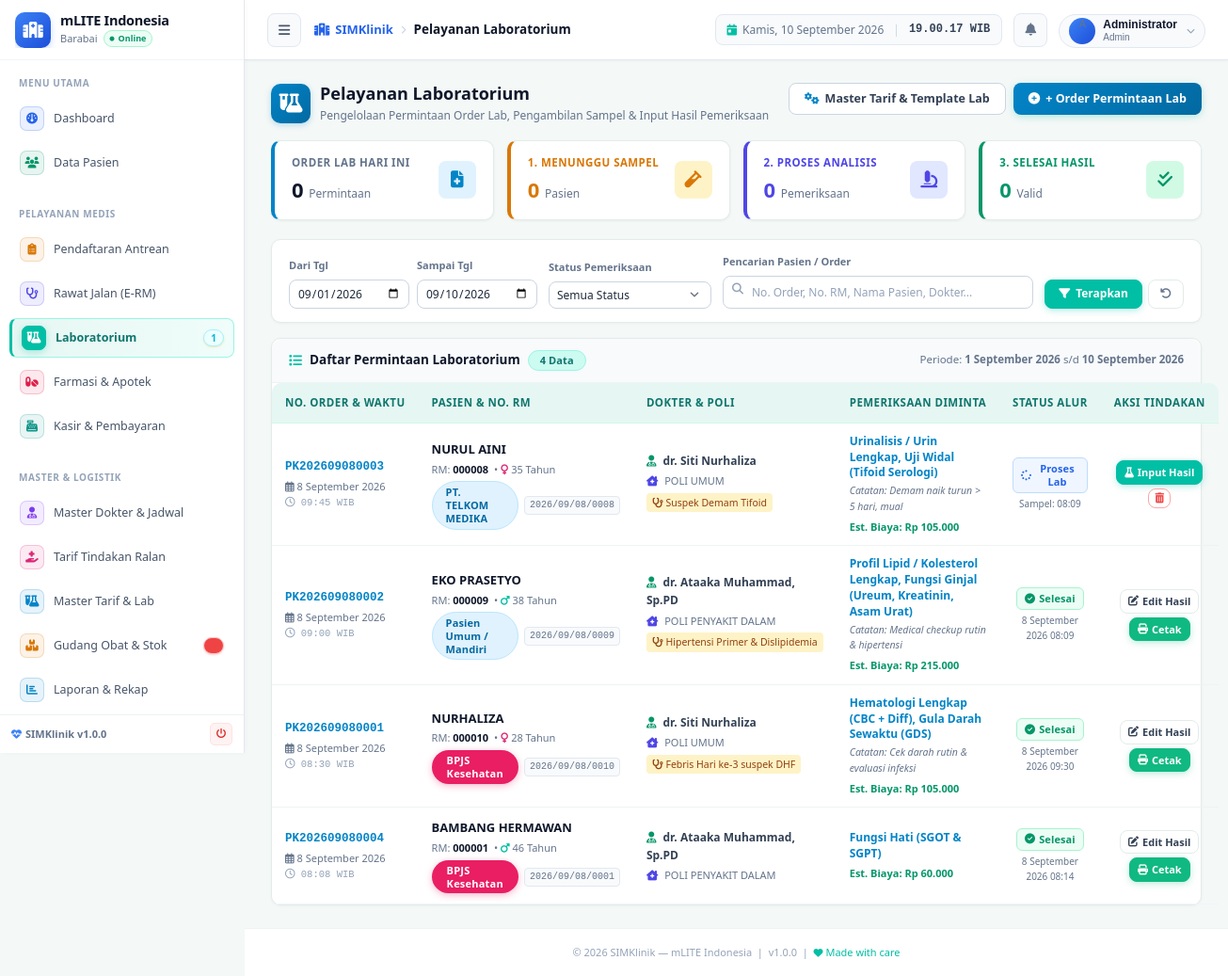
The app's page /modules/laboratorium/index.php (signed in) with its own data.
### tables this page shows
CREATE TABLE IF NOT EXISTS `permintaan_lab` (
  `noorder` varchar(15) NOT NULL,
  `no_rawat` varchar(17) NOT NULL,
  `tgl_permintaan` date NOT NULL,
  `jam_permintaan` time NOT NULL,
  `tgl_sampel` date NOT NULL,
  `jam_sampel` time NOT NULL,
  `tgl_hasil` date NOT NULL,
  `jam_hasil` time NOT NULL,
  `dokter_perujuk` varchar(20) NOT NULL,
  `status` enum('ralan','ranap') NOT NULL,
  `informasi_tambahan` varchar(60) NOT NULL,
  `diagnosa_klinis` varchar(80) NOT NULL,
  PRIMARY KEY (`noorder`),
  KEY `dokter_perujuk` (`dokter_perujuk`),
  KEY `no_rawat` (`no_rawat`)
);

CREATE TABLE IF NOT EXISTS `pasien` (
  `no_rkm_medis` varchar(15) NOT NULL,
  `nm_pasien` varchar(40) DEFAULT NULL,
  `no_ktp` varchar(20) DEFAULT NULL,
  `jk` enum('L','P') DEFAULT NULL,
  `tmp_lahir` varchar(15) DEFAULT NULL,
  `tgl_lahir` date DEFAULT NULL,
  `nm_ibu` varchar(40) NOT NULL,
  `alamat` varchar(200) DEFAULT NULL,
  `gol_darah` enum('A','B','O','AB','-') DEFAULT NULL,
  `pekerjaan` varchar(60) DEFAULT NULL,
  `stts_nikah` enum('BELUM MENIKAH','MENIKAH','JANDA','DUDHA','JOMBLO') DEFAULT NULL,
  `agama` varchar(12) DEFAULT NULL,
  `tgl_daftar` date DEFAULT NULL,
  `no_tlp` varchar(40) DEFAULT NULL,
  `umur` varchar(30) NOT NULL,
  `pnd` enum('TS','TK','SD','SMP','SMA','SLTA/SEDERAJAT','D1','D2','D3','D4','S1','S2','S3','-') NOT NULL,
  `keluarga` enum('AYAH','IBU','ISTRI','SUAMI','SAUDARA','ANAK') DEFAULT NULL,
  `namakeluarga` varchar(50) NOT NULL,
  `kd_pj` char(3) NOT NULL,
  `no_peserta` varchar(25) DEFAULT NULL,
  `kd_kel` varchar(100) NOT NULL,
  `kd_kec` int NOT NULL,
  `kd_kab` int NOT NULL,
  `pekerjaanpj` varchar(35) NOT NULL,
  `alamatpj` varchar(100) NOT NULL,
  `kelurahanpj` varchar(60) NOT NULL,
  `kecamatanpj` varchar(60) NOT NULL,
  `kabupatenpj` varchar(60) NOT NULL,
  `perusahaan_pasien` varchar(8) NOT NULL,
  `suku_bangsa` int NOT NULL,
  `bahasa_pasien` int NOT NULL,
  `cacat_fisik` int NOT NULL,
  `email` varchar(50) NOT NULL,
  `nip` varchar(30) NOT NULL,
  `kd_prop` int NOT NULL,
  `propinsipj` varchar(30) NOT NULL,
  PRIMARY KEY (`no_rkm_medis`),
  KEY `kd_pj` (`kd_pj`),
  KEY `kd_kec` (`kd_kec`),
  KEY `kd_kab` (`kd_kab`),
  KEY `nm_pasien` (`nm_pasien`),
  KEY `alamat` (`alamat`),
  KEY `kd_kel_2` (`kd_kel`),
  KEY `no_ktp` (`no_ktp`),
  KEY `no_peserta` (`no_peserta`),
  KEY `perusahaan_pasien` (`perusahaan_pasien`) USING BTREE,
  KEY `suku_bangsa` (`suku_bangsa`) USING BTREE,
  KEY `bahasa_pasien` (`bahasa_pasien`) USING BTREE,
  KEY `cacat_fisik` (`cacat_fisik`) USING BTREE,
  KEY `kd_prop` (`kd_prop`) USING BTREE
);

CREATE TABLE IF NOT EXISTS `penjab` (
  `kd_pj` char(3) NOT NULL,
  `png_jawab` varchar(30) NOT NULL,
  `nama_perusahaan` varchar(60) NOT NULL,
  `alamat_asuransi` varchar(130) NOT NULL,
  `no_telp` varchar(40) NOT NULL,
  `attn` varchar(60) NOT NULL,
  `status` enum('0','1') NOT NULL,
  PRIMARY KEY (`kd_pj`)
);

CREATE TABLE IF NOT EXISTS `dokter` (
  `kd_dokter` varchar(20) NOT NULL,
  `nm_dokter` varchar(50) DEFAULT NULL,
  `jk` enum('L','P') DEFAULT NULL,
  `tmp_lahir` varchar(20) DEFAULT NULL,
  `tgl_lahir` date DEFAULT NULL,
  `gol_drh` enum('A','B','O','AB','-') DEFAULT NULL,
  `agama` varchar(12) DEFAULT NULL,
  `almt_tgl` varchar(60) DEFAULT NULL,
  `no_telp` varchar(13) DEFAULT NULL,
  `stts_nikah` enum('BELUM MENIKAH','MENIKAH','JANDA','DUDHA','JOMBLO') DEFAULT NULL,
  `kd_sps` char(5) DEFAULT NULL,
  `alumni` varchar(60) DEFAULT NULL,
  `no_ijn_praktek` varchar(120) DEFAULT NULL,
  `status` enum('0','1') NOT NULL,
  PRIMARY KEY (`kd_dokter`),
  KEY `kd_sps` (`kd_sps`),
  KEY `nm_dokter` (`nm_dokter`),
  KEY `jk` (`jk`),
  KEY `tmp_lahir` (`tmp_lahir`),
  KEY `tgl_lahir` (`tgl_lahir`),
  KEY `gol_drh` (`gol_drh`),
  KEY `agama` (`agama`),
  KEY `almt_tgl` (`almt_tgl`),
  KEY `no_telp` (`no_telp`),
  KEY `stts_nikah` (`stts_nikah`),
  KEY `alumni` (`alumni`),
  KEY `no_ijn_praktek` (`no_ijn_praktek`),
  KEY `kd_dokter` (`kd_dokter`),
  KEY `status` (`status`)
);

### modules/laboratorium/index.php (the view, shortened to what the rows shown need)
<?php
require_once dirname(__DIR__, 2) . '/config.php';
require_once dirname(__DIR__, 2) . '/includes/functions.php';
$today       = date('Y-m-d');
$tgl_awal    = sanitize($_GET['tgl_awal'] ?? date('Y-m-01'));
$tgl_akhir   = sanitize($_GET['tgl_akhir'] ?? $today);
$tgl_awal_esc  = $conn->real_escape_string($tgl_awal);
$tgl_akhir_esc = $conn->real_escape_string($tgl_akhir);
$where = "pl.tgl_permintaan BETWEEN '$tgl_awal_esc' AND '$tgl_akhir_esc'";
$sql = "
    SELECT pl.*,
           p.nm_pasien, p.no_rkm_medis, p.jk, p.tgl_lahir, p.alamat,
           d.nm_dokter, pol.nm_poli, pj.png_jawab as nm_penjab,
           (SELECT GROUP_CONCAT(jpl.nm_perawatan SEPARATOR ', ')
            FROM permintaan_pemeriksaan_lab ppl
            JOIN jns_perawatan_lab jpl ON ppl.kd_jenis_prw = jpl.kd_jenis_prw
            WHERE ppl.noorder = pl.noorder) as list_paket,
           (SELECT COUNT(*) FROM permintaan_pemeriksaan_lab ppl WHERE ppl.noorder = pl.noorder) as total_paket,
           (SELECT SUM(jpl.total_byr)
            FROM permintaan_pemeriksaan_lab ppl
            JOIN jns_perawatan_lab jpl ON ppl.kd_jenis_prw = jpl.kd_jenis_prw
            WHERE ppl.noorder = pl.noorder) as total_biaya
    FROM permintaan_lab pl
    JOIN reg_periksa r ON pl.no_rawat = r.no_rawat
    JOIN pasien p ON r.no_rkm_medis = p.no_rkm_medis
    LEFT JOIN dokter d ON pl.dokter_perujuk = d.kd_dokter
    LEFT JOIN poliklinik pol ON r.kd_poli = pol.kd_poli
    LEFT JOIN penjab pj ON p.kd_pj = pj.kd_pj
    WHERE $where
    ORDER BY pl.tgl_permintaan DESC, pl.jam_permintaan DESC
";
$result = $conn->query($sql);
$permintaan_list = [];
if ($result) {
    while ($row = $result->fetch_assoc()) {
        $permintaan_list[] = $row;
    }
}
include dirname(__DIR__, 2) . '/includes/header.php';
?>
<div class="page-header" style="margin-bottom:16px;">
  <div class="page-header-left">
    <div style="display:flex;align-items:center;gap:10px;">
      <div>
        <h1 class="page-title" style="margin:0;font-size:18px;font-weight:800;color:#0f172a;">Pelayanan Laboratorium</h1>
      </div>
    </div>
  </div>
</div>
<div class="card" style="border-radius:10px;background:#ffffff;box-shadow:0 1px 3px rgba(0,0,0,0.04);">
  <div class="table-responsive">
    <table class="table table-hover" style="margin:0;font-size:12px;">
      <thead style="background:#f1f5f9;color:#475569;font-weight:700;">
        <tr>
          <th style="width:130px;">No. Order & Waktu</th>
          <th>Pasien & No. RM</th>
          <th>Dokter & Poli</th>
          <th>Pemeriksaan Diminta</th>
          <th style="width:140px;text-align:center;">Status Alur</th>
          <th style="width:180px;text-align:center;">Aksi Tindakan</th>
        </tr>
      </thead>
      <tbody>
        <?php if (empty($permintaan_list)): ?>
          <tr>
            <td colspan="6" style="text-align:center;padding:36px;color:#94a3b8;">
              <i class="fas fa-flask" style="font-size:36px;color:#cbd5e1;display:block;margin-bottom:10px;"></i>
              <strong>Tidak ada data permintaan laboratorium.</strong>
              <div style="font-size:11px;margin-top:4px;">Gunakan tombol <em>+ Order Permintaan Lab</em> untuk membuat pemeriksaan baru.</div>
            </td>
          </tr>
        <?php else: ?>
          <?php foreach ($permintaan_list as $row): ?>
            <?php
              $is_sampel_taken = ($row['tgl_sampel'] !== '0000-00-00' && !empty($row['tgl_sampel']));
              $is_hasil_done   = ($row['tgl_hasil'] !== '0000-00-00' && !empty($row['tgl_hasil']));
            ?>
            <tr style="border-bottom:1px solid #f1f5f9;">
              <td>
                <div style="font-family:monospace;font-weight:700;color:#0284c7;font-size:12.5px;">
                  <?= htmlspecialchars($row['noorder']) ?>
                </div>
                <div style="font-size:11px;color:#64748b;margin-top:2px;">
                  <i class="far fa-calendar-alt"></i> <?= tgl_indo($row['tgl_permintaan']) ?>
                </div>
                <div style="font-size:10.5px;color:#94a3b8;font-family:monospace;">
                  <i class="far fa-clock"></i> <?= substr($row['jam_permintaan'], 0, 5) ?> WIB
                </div>
              </td>
              <td>
                <div style="font-weight:700;color:#0f172a;font-size:13px;">
                  <?= htmlspecialchars($row['nm_pasien']) ?>
                </div>
                <div style="font-size:11px;color:#64748b;margin-top:2px;display:flex;align-items:center;gap:6px;">
                  <span>RM: <strong style="color:#0f172a;"><?= htmlspecialchars($row['no_rkm_medis']) ?></strong></span>
                  <span>&bull; <?= icon_jk($row['jk']) ?> <?= hitung_umur($row['tgl_lahir']) ?></span>
                </div>
                <div style="margin-top:4px;display:flex;align-items:center;gap:6px;">
                  <?= badge_penjab($row['nm_penjab'] ?? 'Umum') ?>
                  <span style="font-size:10px;font-family:monospace;color:#64748b;background:#f8fafc;padding:1px 5px;border-radius:4px;border:1px solid #e2e8f0;">
                    <?= htmlspecialchars($row['no_rawat']) ?>
                  </span>
                </div>
              </td>
              <td>
                <div style="font-weight:600;color:#334155;">
                  <i class="fas fa-user-md" style="color:#059669;margin-right:4px;"></i> <?= htmlspecialchars($row['nm_dokter'] ?: '-') ?>
                </div>
                <div style="font-size:11px;color:#64748b;margin-top:3px;">
                  <i class="fas fa-clinic-medical" style="color:#4f46e5;margin-right:4px;"></i> <?= htmlspecialchars($row['nm_poli'] ?: 'Rawat Jalan') ?>
                </div>
                <?php if (!empty($row['diagnosa_klinis'])): ?>
                  <div style="font-size:10.5px;color:#92400e;background:#fef3c7;padding:2px 6px;border-radius:4px;margin-top:4px;display:inline-block;max-width:220px;overflow:hidden;text-overflow:ellipsis;white-space:nowrap;" title="<?= htmlspecialchars($row['diagnosa_klinis']) ?>">
                    <i class="fas fa-stethoscope"></i> <?= htmlspecialchars($row['diagnosa_klinis']) ?>
                  </div>
                <?php endif; ?>
              </td>
              <td>
                <div style="font-weight:600;color:#0284c7;line-height:1.4;">
                  <?= htmlspecialchars($row['list_paket'] ?: 'Pemeriksaan Rutin') ?>
                </div>
                <?php if (!empty($row['informasi_tambahan'])): ?>
                  <div style="font-size:10.5px;color:#64748b;font-style:italic;margin-top:2px;">
                    Catatan: <?= htmlspecialchars($row['informasi_tambahan']) ?>
                  </div>
                <?php endif; ?>
                <div style="font-size:11px;font-weight:700;color:#059669;margin-top:4px;">
                  Est. Biaya: <?= rupiah((float)$row['total_biaya']) ?>
                </div>
              </td>
              <td style="text-align:center;">
                <?php if ($is_hasil_done): ?>
                  <span class="badge" style="background:#ecfdf5;color:#059669;border:1px solid #a7f3d0;padding:4px 8px;font-size:11px;border-radius:6px;display:inline-flex;align-items:center;gap:4px;">
                    <i class="fas fa-check-circle"></i> Selesai
                  </span>
                  <div style="font-size:10px;color:#64748b;margin-top:3px;">
                    <?= tgl_indo($row['tgl_hasil']) ?> <?= substr($row['jam_hasil'],0,5) ?>
                  </div>
                <?php elseif ($is_sampel_taken): ?>
                  <span class="badge" style="background:#eff6ff;color:#2563eb;border:1px solid #bfdbfe;padding:4px 8px;font-size:11px;border-radius:6px;display:inline-flex;align-items:center;gap:4px;">
                    <i class="fas fa-spinner fa-spin"></i> Proses Lab
                  </span>
                  <div style="font-size:10px;color:#64748b;margin-top:3px;">
                    Sampel: <?= substr($row['jam_sampel'],0,5) ?>
                  </div>
                <?php else: ?>
                  <span class="badge" style="background:#fffbeb;color:#d97706;border:1px solid #fde68a;padding:4px 8px;font-size:11px;border-radius:6px;display:inline-flex;align-items:center;gap:4px;">
                    <i class="fas fa-clock"></i> Tunggu Sampel
                  </span>
                <?php endif; ?>
              </td>
              <td style="text-align:center;">
                <div style="display:flex;gap:4px;justify-content:center;flex-wrap:wrap;">
                  <a href="<?= BASE_URL ?>modules/laboratorium/input_hasil.php?noorder=<?= urlencode($row['noorder']) ?>"
                     class="btn btn-sm <?= $is_hasil_done ? 'btn-outline' : 'btn-primary' ?>"
                     style="padding:4px 8px;font-size:11px;font-weight:600;display:inline-flex;align-items:center;gap:4px;"
                     title="<?= $is_hasil_done ? 'Lihat / Edit Hasil Pemeriksaan' : 'Input Nilai Hasil Pemeriksaan' ?>">
                    <i class="fas <?= $is_hasil_done ? 'fa-edit' : 'fa-flask' ?>"></i> <?= $is_hasil_done ? 'Edit Hasil' : 'Input Hasil' ?>
                  </a>
                  <?php if ($is_hasil_done): ?>
                    <a href="<?= BASE_URL ?>modules/laboratorium/cetak_hasil.php?noorder=<?= urlencode($row['noorder']) ?>&no_rawat=<?= urlencode($row['no_rawat']) ?>"
                       target="_blank" class="btn btn-sm btn-success"
                       style="padding:4px 8px;font-size:11px;font-weight:600;display:inline-flex;align-items:center;gap:4px;"
                       title="Cetak Lembar Hasil Laboratorium">
                      <i class="fas fa-print"></i> Cetak
                    </a>
                  <?php endif; ?>
                  <?php if (!$is_hasil_done): ?>
                    <button type="button" class="btn btn-sm btn-outline"
                            onclick="hapusOrder('<?= htmlspecialchars($row['noorder']) ?>', '<?= htmlspecialchars($row['nm_pasien']) ?>')"
                            style="padding:4px 6px;font-size:11px;color:#ef4444;border-color:#fca5a5;"
                            title="Batalkan Permintaan">
                      <i class="fas fa-trash-alt"></i>
                    </button>
                  <?php endif; ?>
                </div>
              </td>
            </tr>
          <?php endforeach; ?>
        <?php endif; ?>
      </tbody>
    </table>
  </div>
</div>
<?php include dirname(__DIR__, 2) . '/includes/footer.php'; ?>

### includes/functions.php (shortened to what the rows shown need)
<?php
function badge_penjab(string $penjab, ?string $no_peserta = null): string {
    $is_asuransi = (bool) preg_match('/bpjs|asuransi|jaminan|inhealth/i', $penjab);
    $cls = $is_asuransi ? 'badge-asuransi' : 'badge-umum';
    $out = "<span class=\"badge {$cls}\">" . htmlspecialchars($penjab) . "</span>";
    return $out;
}
function icon_jk(string $jk): string {
    return $jk === 'L'
        ? '<i class="fas fa-mars text-blue" title="Laki-laki"></i>'
        : '<i class="fas fa-venus text-pink" title="Perempuan"></i>';
}
function sanitize(string $input): string {
    return htmlspecialchars(trim(strip_tags($input)), ENT_QUOTES, 'UTF-8');
}

### records on screen
permintaan_lab: noorder "PK202609080003", tgl_permintaan "8 September 2026", jam_permintaan "09:45", pasien.nm_pasien "NURUL AINI", pasien.no_rkm_medis "000008", pasien.tgl_lahir "35 Tahun", penjab.png_jawab "PT. TELKOM MEDIKA", no_rawat "2026/09/08/0008", dokter_perujuk.nm_dokter "dr. Siti Nurhaliza", nm_poli "POLI UMUM", diagnosa_klinis "Suspek Demam Tifoid", list_paket "Urinalisis / Urin Lengkap, Uji Widal (Tifoid Serologi)", informasi_tambahan "Demam naik turun > 5 hari, mual", total_biaya "Rp 105.000", jam_sampel "08:09", tgl_hasil "Input Hasil"
permintaan_lab: noorder "PK202609080002", tgl_permintaan "8 September 2026", jam_permintaan "09:00", pasien.nm_pasien "EKO PRASETYO", pasien.no_rkm_medis "000009", pasien.tgl_lahir "38 Tahun", penjab.png_jawab "Pasien Umum / Mandiri", no_rawat "2026/09/08/0009", dokter_perujuk.nm_dokter "dr. Ataaka Muhammad, Sp.PD", nm_poli "POLI PENYAKIT DALAM", diagnosa_klinis "Hipertensi Primer & Dislipidemia", list_paket "Profil Lipid / Kolesterol Lengkap, Fungsi Ginjal (Ureum, Kreatinin, Asam Urat)", informasi_tambahan "Medical checkup rutin & hipertensi", total_biaya "Rp 215.000", tgl_hasil "8 September 2026", jam_hasil "08:09", shows "Edit Hasil"
permintaan_lab: noorder "PK202609080001", tgl_permintaan "8 September 2026", jam_permintaan "08:30", pasien.nm_pasien "NURHALIZA", pasien.no_rkm_medis "000010", pasien.tgl_lahir "28 Tahun", penjab.png_jawab "BPJS Kesehatan", no_rawat "2026/09/08/0010", dokter_perujuk.nm_dokter "dr. Siti Nurhaliza", nm_poli "POLI UMUM", diagnosa_klinis "Febris Hari ke-3 suspek DHF", list_paket "Hematologi Lengkap (CBC + Diff), Gula Darah Sewaktu (GDS)", informasi_tambahan "Cek darah rutin & evaluasi infeksi", total_biaya "Rp 105.000", tgl_hasil "8 September 2026", jam_hasil "09:30", shows "Edit Hasil"
permintaan_lab: noorder "PK202609080004", tgl_permintaan "8 September 2026", jam_permintaan "08:08", pasien.nm_pasien "BAMBANG HERMAWAN", pasien.no_rkm_medis "000001", pasien.tgl_lahir "46 Tahun", penjab.png_jawab "BPJS Kesehatan", no_rawat "2026/09/08/0001", dokter_perujuk.nm_dokter "dr. Ataaka Muhammad, Sp.PD", nm_poli "POLI PENYAKIT DALAM", list_paket "Fungsi Hati (SGOT & SGPT)", total_biaya "Rp 60.000", tgl_hasil "8 September 2026", jam_hasil "08:14", shows "Edit Hasil"

### other values on screen
INSTANSI_NAMA "mLITE Indonesia"
INSTANSI_KOTA "Barabai"
$sec['title'] "MENU UTAMA"
$item['label'] "Dashboard"
$item['label'] "Data Pasien"
$sec['title'] "PELAYANAN MEDIS"
$item['label'] "Pendaftaran Antrean"
$item['label'] "Rawat Jalan (E-RM)"
$item['label'] "Laboratorium"
$item['badge'] "1"
$item['label'] "Farmasi & Apotek"
$item['label'] "Kasir & Pembayaran"
$sec['title'] "MASTER & LOGISTIK"
$item['label'] "Master Dokter & Jadwal"
$item['label'] "Tarif Tindakan Ralan"
